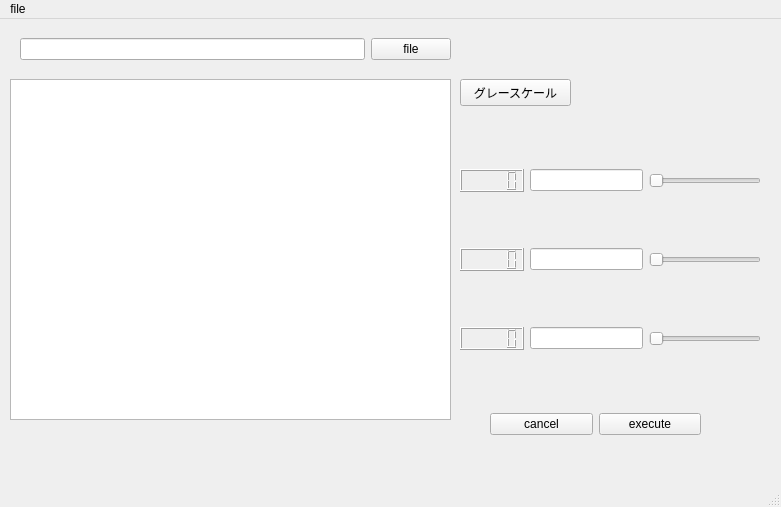
<?xml version="1.0" encoding="UTF-8"?>
<ui version="4.0">
 <class>MainWindow</class>
 <widget class="QMainWindow" name="MainWindow">
  <property name="geometry">
   <rect>
    <x>0</x>
    <y>0</y>
    <width>781</width>
    <height>507</height>
   </rect>
  </property>
  <property name="windowTitle">
   <string>MainWindow</string>
  </property>
  <widget class="QWidget" name="centralwidget">
   <widget class="QGraphicsView" name="graphicsView">
    <property name="geometry">
     <rect>
      <x>10</x>
      <y>60</y>
      <width>441</width>
      <height>341</height>
     </rect>
    </property>
    <property name="mouseTracking">
     <bool>true</bool>
    </property>
   </widget>
   <widget class="QWidget" name="gridLayoutWidget">
    <property name="geometry">
     <rect>
      <x>460</x>
      <y>100</y>
      <width>301</width>
      <height>281</height>
     </rect>
    </property>
    <layout class="QGridLayout" name="gridLayout">
     <item row="0" column="0">
      <widget class="QLCDNumber" name="threshold1_lcd"/>
     </item>
     <item row="2" column="0">
      <widget class="QLCDNumber" name="size_lcd"/>
     </item>
     <item row="0" column="1">
      <widget class="QLineEdit" name="threshold1_edit"/>
     </item>
     <item row="1" column="0">
      <widget class="QLCDNumber" name="threshold2_lcd"/>
     </item>
     <item row="2" column="1">
      <widget class="QLineEdit" name="size_edit"/>
     </item>
     <item row="2" column="2">
      <widget class="QSlider" name="sise_slider">
       <property name="maximum">
        <number>260000</number>
       </property>
       <property name="orientation">
        <enum>Qt::Horizontal</enum>
       </property>
      </widget>
     </item>
     <item row="1" column="1">
      <widget class="QLineEdit" name="threshold2_edit"/>
     </item>
     <item row="1" column="2">
      <widget class="QSlider" name="threshold2_slider">
       <property name="maximum">
        <number>254</number>
       </property>
       <property name="orientation">
        <enum>Qt::Horizontal</enum>
       </property>
      </widget>
     </item>
     <item row="0" column="2">
      <widget class="QSlider" name="threshold1_slider">
       <property name="minimum">
        <number>0</number>
       </property>
       <property name="maximum">
        <number>254</number>
       </property>
       <property name="value">
        <number>0</number>
       </property>
       <property name="orientation">
        <enum>Qt::Horizontal</enum>
       </property>
      </widget>
     </item>
    </layout>
   </widget>
   <widget class="QWidget" name="horizontalLayoutWidget">
    <property name="geometry">
     <rect>
      <x>20</x>
      <y>10</y>
      <width>431</width>
      <height>41</height>
     </rect>
    </property>
    <layout class="QHBoxLayout" name="horizontalLayout">
     <item>
      <widget class="QLineEdit" name="file_edit"/>
     </item>
     <item>
      <widget class="QPushButton" name="file_open">
       <property name="text">
        <string>file</string>
       </property>
      </widget>
     </item>
    </layout>
   </widget>
   <widget class="QWidget" name="horizontalLayoutWidget_2">
    <property name="geometry">
     <rect>
      <x>490</x>
      <y>390</y>
      <width>211</width>
      <height>31</height>
     </rect>
    </property>
    <layout class="QHBoxLayout" name="horizontalLayout_2">
     <item>
      <widget class="QPushButton" name="cancel_button">
       <property name="text">
        <string>cancel</string>
       </property>
      </widget>
     </item>
     <item>
      <widget class="QPushButton" name="exec_button">
       <property name="text">
        <string>execute</string>
       </property>
      </widget>
     </item>
    </layout>
   </widget>
   <widget class="QPushButton" name="gray_img">
    <property name="geometry">
     <rect>
      <x>460</x>
      <y>60</y>
      <width>111</width>
      <height>27</height>
     </rect>
    </property>
    <property name="text">
     <string>グレースケール</string>
    </property>
   </widget>
  </widget>
  <widget class="QMenuBar" name="menubar">
   <property name="geometry">
    <rect>
     <x>0</x>
     <y>0</y>
     <width>781</width>
     <height>27</height>
    </rect>
   </property>
   <widget class="QMenu" name="menuFile">
    <property name="title">
     <string>file</string>
    </property>
    <addaction name="actionQuit"/>
   </widget>
   <addaction name="menuFile"/>
  </widget>
  <widget class="QStatusBar" name="statusbar"/>
  <action name="actionQuit">
   <property name="text">
    <string>Quit</string>
   </property>
  </action>
 </widget>
 <resources/>
 <connections>
  <connection>
   <sender>actionQuit</sender>
   <signal>triggered()</signal>
   <receiver>MainWindow</receiver>
   <slot>close()</slot>
   <hints>
    <hint type="sourcelabel">
     <x>-1</x>
     <y>-1</y>
    </hint>
    <hint type="destinationlabel">
     <x>363</x>
     <y>253</y>
    </hint>
   </hints>
  </connection>
  <connection>
   <sender>threshold1_slider</sender>
   <signal>valueChanged(int)</signal>
   <receiver>threshold1_lcd</receiver>
   <slot>display(int)</slot>
   <hints>
    <hint type="sourcelabel">
     <x>759</x>
     <y>157</y>
    </hint>
    <hint type="destinationlabel">
     <x>493</x>
     <y>160</y>
    </hint>
   </hints>
  </connection>
  <connection>
   <sender>threshold2_slider</sender>
   <signal>valueChanged(int)</signal>
   <receiver>threshold2_lcd</receiver>
   <slot>display(int)</slot>
   <hints>
    <hint type="sourcelabel">
     <x>759</x>
     <y>236</y>
    </hint>
    <hint type="destinationlabel">
     <x>493</x>
     <y>239</y>
    </hint>
   </hints>
  </connection>
  <connection>
   <sender>sise_slider</sender>
   <signal>valueChanged(int)</signal>
   <receiver>size_lcd</receiver>
   <slot>display(int)</slot>
   <hints>
    <hint type="sourcelabel">
     <x>759</x>
     <y>315</y>
    </hint>
    <hint type="destinationlabel">
     <x>493</x>
     <y>318</y>
    </hint>
   </hints>
  </connection>
  <connection>
   <sender>threshold1_edit</sender>
   <signal>textChanged(QString)</signal>
   <receiver>threshold1_lcd</receiver>
   <slot>display(QString)</slot>
   <hints>
    <hint type="sourcelabel">
     <x>642</x>
     <y>160</y>
    </hint>
    <hint type="destinationlabel">
     <x>493</x>
     <y>160</y>
    </hint>
   </hints>
  </connection>
  <connection>
   <sender>threshold2_edit</sender>
   <signal>textChanged(QString)</signal>
   <receiver>threshold2_lcd</receiver>
   <slot>display(QString)</slot>
   <hints>
    <hint type="sourcelabel">
     <x>642</x>
     <y>239</y>
    </hint>
    <hint type="destinationlabel">
     <x>493</x>
     <y>239</y>
    </hint>
   </hints>
  </connection>
  <connection>
   <sender>size_edit</sender>
   <signal>textChanged(QString)</signal>
   <receiver>size_lcd</receiver>
   <slot>display(QString)</slot>
   <hints>
    <hint type="sourcelabel">
     <x>642</x>
     <y>318</y>
    </hint>
    <hint type="destinationlabel">
     <x>493</x>
     <y>318</y>
    </hint>
   </hints>
  </connection>
 </connections>
</ui>
